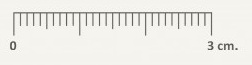
#> input picture Proyecto/img (5).jpg, 252 x 65 px
$ python -i resize.py   (imports and definitions only)   (Python 2 division)
#> lines starting #> are read from the running program, lines starting #| are printed output that depends on the picture; after the words box and inside, x2 and y2 are one past the last pixel; in counts of white or black regions, pixels touching at a corner belong together
#> further down, picture is the input picture: shape (65, 252, 3); mean B, G, R 230.8, 235.8, 236.8
'''
Created on 3/12/2014

@author: Tristan
'''
import cv2
import sys
import numpy as np

#Le llega una imagen y busca el 0 y el 3 de la regla que escala las imagenes y devuelve la distancia en pixeles que los separan
def find_0_3(img_o):
    img = img_o
    h,w = img.shape[:2]
#> h = 65; w = 252
    mask = np.zeros((h,w,3), np.uint8)
    v0 = [h,w]
#> v0 = [65, 252]
    v3 = [0,0]

    gray = cv2.cvtColor(img,cv2.COLOR_BGR2GRAY)
    gray = np.float32(gray)
    #Detecta "perfectamente" el zero y el tres
    dst = cv2.cornerHarris(gray,15,21,0.22)
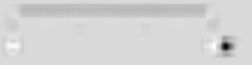
#> dst: shape (65, 252) float32; min -5.99e+25, max 1.04e+25, mean -1.49e+24; drawn with min black and max white

    #result is dilated for marking the corners
    dst = cv2.dilate(dst,None)

    # Threshold for an optimal value, it may vary depending on the image.
    mask[dst>0.005*dst.max()]=[0,0,255]

    #Como sabemos que la metrica esta en la mitad de abajo de todas la imagenes acotamos para reducir el coste en tiempo
    for x in range(w):
        for y in range(h/2,h):
            px = mask[y,x]
            #Si el pixel es rojo mejoramos el valor para seguir bajando
            if px[0] == 0 and px[1] == 0 and px[2] == 255:
                if v3[0] < y or v3[1] < y:
                    #print 'Valor mejorado. Antes:(' + str(v0[0]) +',' + str(v0[1]) + ') ahora:(' + str(x) +',' + str(y) + ')'
                    v3 = [x,y]
                if v0[0] > x or v0[1] < y:
                    v0 = [x,y]
#> after the loop, v0 = [8, 56]; v3 = [205, 56]
    #print str(v0[0]) + '---->' + str(v0[1])
    cv2.circle(img,(v3[0],v3[1]), 10, (0,0,255), -1)
    cv2.circle(img,(v0[0],v0[1]), 10, (0,0,255), -1)
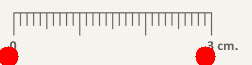
#> img: shape (65, 252, 3); mean B, G, R 222.2, 227, 237.4
    sol = v3[0]-v0[0]
#> sol = 197

    img = img_o
    return sol,img


>>> import cv2
>>> picture = cv2.imread('img (5).jpg')
>>> result = find_0_3(picture)

$ run again, on Proyecto/img.jpg
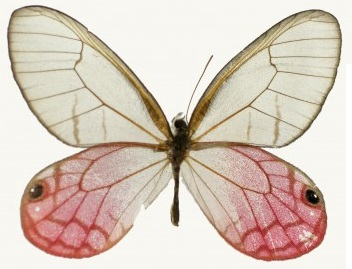
#> input picture Proyecto/img.jpg, 352 x 269 px
#> picture is the input picture: shape (269, 352, 3); mean B, G, R 188.4, 200.6, 215.9
#> in find_0_3, `dst = cv2.cornerHarris(gray,15,21,0.22)`:
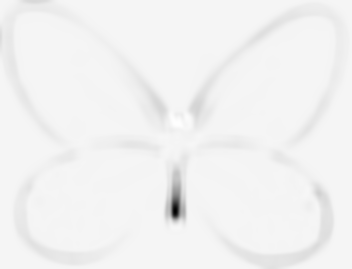
#> dst: shape (269, 352) float32; min -5.39e+27, max 2.19e+26, mean -6.58e+25; drawn with min black and max white
#> in find_0_3, `cv2.circle(img,(v3[0],v3[1]), 10, (0,0,255), -1)`:
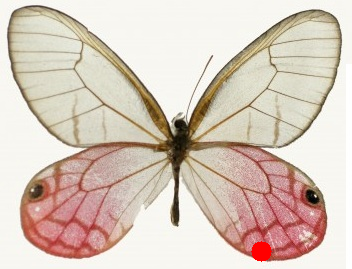
#> img: shape (269, 352, 3); 0.33% of pixels changed, all inside (x1, y1, x2, y2) = (251, 241, 272, 262)
